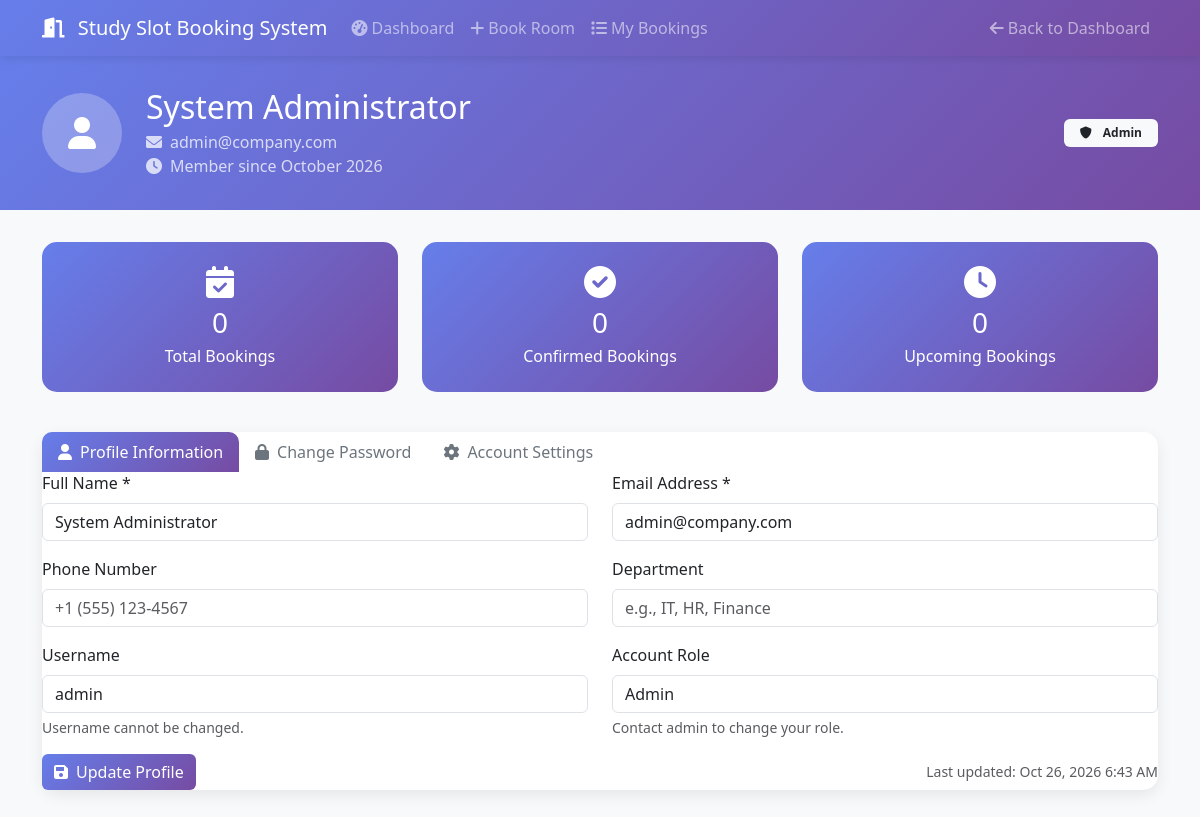
The app's page /profile.php (signed in) with its own data.
### tables this page shows
CREATE TABLE users (
    user_id INT AUTO_INCREMENT PRIMARY KEY,
    username VARCHAR(50) UNIQUE NOT NULL,
    email VARCHAR(100) UNIQUE NOT NULL,
    password_hash VARCHAR(255) NOT NULL,
    full_name VARCHAR(100) NOT NULL,
    phone VARCHAR(20),
    department VARCHAR(50),
    role ENUM('user', 'admin') DEFAULT 'user',
    is_active BOOLEAN DEFAULT TRUE,
    created_at TIMESTAMP DEFAULT CURRENT_TIMESTAMP,
    updated_at TIMESTAMP DEFAULT CURRENT_TIMESTAMP ON UPDATE CURRENT_TIMESTAMP
);

### profile.php (the view, shortened to what this page needs)
<?php
$db = Database::getInstance()->getConnection();
$user_id = SessionManager::getUserId();
try {
    $stmt = $db->prepare("SELECT * FROM users WHERE user_id = ?");
    $stmt->execute([$user_id]);
    $user_profile = $stmt->fetch();
} catch (PDOException $e) {
    $error_message = "Failed to load profile data.";
    error_log("Profile load error: " . $e->getMessage());
}
try {
    $stats_stmt = $db->prepare("
        SELECT
            COUNT(*) as total_bookings,
            COUNT(CASE WHEN status = 'confirmed' THEN 1 END) as confirmed_bookings,
            COUNT(CASE WHEN booking_date >= CURDATE() AND status = 'confirmed' THEN 1 END) as upcoming_bookings
        FROM bookings
        WHERE user_id = ?
    ");
    $stats_stmt->execute([$user_id]);
    $user_stats = $stats_stmt->fetch();
} catch (PDOException $e) {
    $user_stats = ['total_bookings' => 0, 'confirmed_bookings' => 0, 'upcoming_bookings' => 0];
}
?>
<!DOCTYPE html>
<html lang="en">
<head>
    <link href="https://cdn.jsdelivr.net/npm/bootstrap@5.3.0/dist/css/bootstrap.min.css" rel="stylesheet">
    <link href="https://cdnjs.cloudflare.com/ajax/libs/font-awesome/6.0.0/css/all.min.css" rel="stylesheet">
</head>
<body>
    <nav class="navbar navbar-expand-lg navbar-dark">
        <div class="container">
            <a class="navbar-brand" href="dashboard.php">
                <i class="fas fa-door-open me-2"></i>
                <?php echo APP_NAME; ?>
            </a>
            <div class="collapse navbar-collapse" id="navbarNav">
                <ul class="navbar-nav me-auto">
                    <li class="nav-item">
                        <a class="nav-link" href="dashboard.php">
                            <i class="fas fa-tachometer-alt me-1"></i>Dashboard
                        </a>
                    </li>
                    <li class="nav-item">
                        <a class="nav-link" href="book-room.php">
                            <i class="fas fa-plus me-1"></i>Book Room
                        </a>
                    </li>
                    <li class="nav-item">
                        <a class="nav-link" href="my-bookings.php">
                            <i class="fas fa-list me-1"></i>My Bookings
                        </a>
                    </li>
                </ul>
                <ul class="navbar-nav">
                    <li class="nav-item">
                        <a class="nav-link" href="dashboard.php">
                            <i class="fas fa-arrow-left me-1"></i>Back to Dashboard
                        </a>
                    </li>
                </ul>
            </div>
        </div>
    </nav>
    <div class="profile-header">
        <div class="container">
            <div class="row align-items-center">
                <div class="col-md-8">
                    <div class="d-flex align-items-center">
                        <div class="profile-avatar me-4">
                            <div class="bg-white bg-opacity-25 rounded-circle d-flex align-items-center justify-content-center"
                                style="width: 80px; height: 80px;">
                                <i class="fas fa-user fa-2x text-white"></i>
                            </div>
                        </div>
                        <div>
                            <h2 class="mb-1"><?php echo htmlspecialchars($user_profile['full_name']); ?></h2>
                            <p class="mb-0 opacity-75">
                                <i
                                    class="fas fa-envelope me-2"></i><?php echo htmlspecialchars($user_profile['email']); ?>
                            </p>
                            <p class="mb-0 opacity-75">
                                <i class="fas fa-clock me-2"></i>Member since
                                <?php echo date('F Y', strtotime($user_profile['created_at'])); ?>
                            </p>
                        </div>
                    </div>
                </div>
                <div class="col-md-4">
                    <div class="text-md-end">
                        <span class="badge bg-light text-dark px-3 py-2">
                            <i class="fas fa-shield-alt me-2"></i>
                            <?php echo ucfirst($user_profile['role']); ?>
                        </span>
                    </div>
                </div>
            </div>
        </div>
    </div>
    <div class="container mb-5">
        <div class="row mb-4">
            <div class="col-md-4 mb-3">
                <div class="stat-card">
                    <i class="fas fa-calendar-check fa-2x mb-2"></i>
                    <h3 class="mb-1"><?php echo $user_stats['total_bookings']; ?></h3>
                    <p class="mb-0">Total Bookings</p>
                </div>
            </div>
            <div class="col-md-4 mb-3">
                <div class="stat-card">
                    <i class="fas fa-check-circle fa-2x mb-2"></i>
                    <h3 class="mb-1"><?php echo $user_stats['confirmed_bookings']; ?></h3>
                    <p class="mb-0">Confirmed Bookings</p>
                </div>
            </div>
            <div class="col-md-4 mb-3">
                <div class="stat-card">
                    <i class="fas fa-clock fa-2x mb-2"></i>
                    <h3 class="mb-1"><?php echo $user_stats['upcoming_bookings']; ?></h3>
                    <p class="mb-0">Upcoming Bookings</p>
                </div>
            </div>
        </div>
        <div class="profile-card">
            <div class="card-header bg-transparent">
                <ul class="nav nav-tabs card-header-tabs" id="profileTabs" role="tablist">
                    <li class="nav-item" role="presentation">
                        <button class="nav-link active" id="profile-tab" data-bs-toggle="tab" data-bs-target="#profile"
                            type="button" role="tab">
                            <i class="fas fa-user me-2"></i>Profile Information
                        </button>
                    </li>
                    <li class="nav-item" role="presentation">
                        <button class="nav-link" id="password-tab" data-bs-toggle="tab" data-bs-target="#password"
                            type="button" role="tab">
                            <i class="fas fa-lock me-2"></i>Change Password
                        </button>
                    </li>
                    <li class="nav-item" role="presentation">
                        <button class="nav-link" id="account-tab" data-bs-toggle="tab" data-bs-target="#account"
                            type="button" role="tab">
                            <i class="fas fa-cog me-2"></i>Account Settings
                        </button>
                    </li>
                </ul>
            </div>
            <div class="card-body">
                <div class="tab-content" id="profileTabsContent">
                    <div class="tab-pane fade show active" id="profile" role="tabpanel">
                        <form method="POST" action="">
                            <div class="row">
                                <div class="col-md-6">
                                    <div class="mb-3">
                                        <label for="full_name" class="form-label">Full Name *</label>
                                        <input type="text" class="form-control" id="full_name" name="full_name"
                                            value="<?php echo htmlspecialchars($user_profile['full_name']); ?>"
                                            required>
                                    </div>
                                </div>
                                <div class="col-md-6">
                                    <div class="mb-3">
                                        <label for="email" class="form-label">Email Address *</label>
                                        <input type="email" class="form-control" id="email" name="email"
                                            value="<?php echo htmlspecialchars($user_profile['email']); ?>" required>
                                    </div>
                                </div>
                            </div>
                            <div class="row">
                                <div class="col-md-6">
                                    <div class="mb-3">
                                        <label for="phone" class="form-label">Phone Number</label>
                                        <input type="tel" class="form-control" id="phone" name="phone"
                                            value="<?php echo htmlspecialchars($user_profile['phone']); ?>"
                                            placeholder="+1 (555) 123-4567">
                                    </div>
                                </div>
                                <div class="col-md-6">
                                    <div class="mb-3">
                                        <label for="department" class="form-label">Department</label>
                                        <input type="text" class="form-control" id="department" name="department"
                                            value="<?php echo htmlspecialchars($user_profile['department']); ?>"
                                            placeholder="e.g., IT, HR, Finance">
                                    </div>
                                </div>
                            </div>
                            <div class="row">
                                <div class="col-md-6">
                                    <div class="mb-3">
                                        <label for="username" class="form-label">Username</label>
                                        <input type="text" class="form-control" id="username"
                                            value="<?php echo htmlspecialchars($user_profile['username']); ?>" readonly>
                                        <div class="form-text">Username cannot be changed.</div>
                                    </div>
                                </div>
                                <div class="col-md-6">
                                    <div class="mb-3">
                                        <label for="role" class="form-label">Account Role</label>
                                        <input type="text" class="form-control" id="role"
                                            value="<?php echo ucfirst($user_profile['role']); ?>" readonly>
                                        <div class="form-text">Contact admin to change your role.</div>
                                    </div>
                                </div>
                            </div>
                            <div class="d-flex justify-content-between">
                                <button type="submit" name="update_profile" class="btn btn-primary">
                                    <i class="fas fa-save me-2"></i>Update Profile
                                </button>
                                <small class="text-muted align-self-center">
                                    Last updated:
                                    <?php echo date('M j, Y g:i A', strtotime($user_profile['updated_at'])); ?>
                                </small>
                            </div>
                        </form>
                    </div>
                </div>
            </div>
        </div>
    </div>
</body>
</html>

### profile.php (style rules this page uses)
body { background-color: #f8f9fa; font-family: 'Segoe UI', Tahoma, Geneva, Verdana, sans-serif; }
.navbar { background: linear-gradient(135deg, #667eea 0%, #764ba2 100%); box-shadow: 0 2px 10px rgba(0, 0, 0, 0.1); }
.profile-header { background: linear-gradient(135deg, #667eea 0%, #764ba2 100%); color: white; padding: 2rem 0; margin-bottom: 2rem; }
.profile-card { background: white; border-radius: 15px; box-shadow: 0 5px 15px rgba(0, 0, 0, 0.08); border: none; }
.stat-card { background: linear-gradient(135deg, #667eea 0%, #764ba2 100%); color: white; border-radius: 15px; padding: 1.5rem; text-align: center; transition: transform 0.2s ease; }
.nav-tabs .nav-link { border: none; color: #6c757d; font-weight: 500; }
.nav-tabs .nav-link.active { background: linear-gradient(135deg, #667eea 0%, #764ba2 100%); color: white; border-radius: 10px 10px 0 0; }
.btn-primary { background: linear-gradient(135deg, #667eea 0%, #764ba2 100%); border: none; }

### records on screen
users: full_name "System Administrator", email "admin@company.com", created_at "October 2026", role "Admin", username "admin", updated_at "Oct 26, 2026 6:43 AM"

### other values on screen
APP_NAME "Study Slot Booking System"
$user_stats['total_bookings'] "0"
$user_stats['confirmed_bookings'] "0"
$user_stats['upcoming_bookings'] "0"
